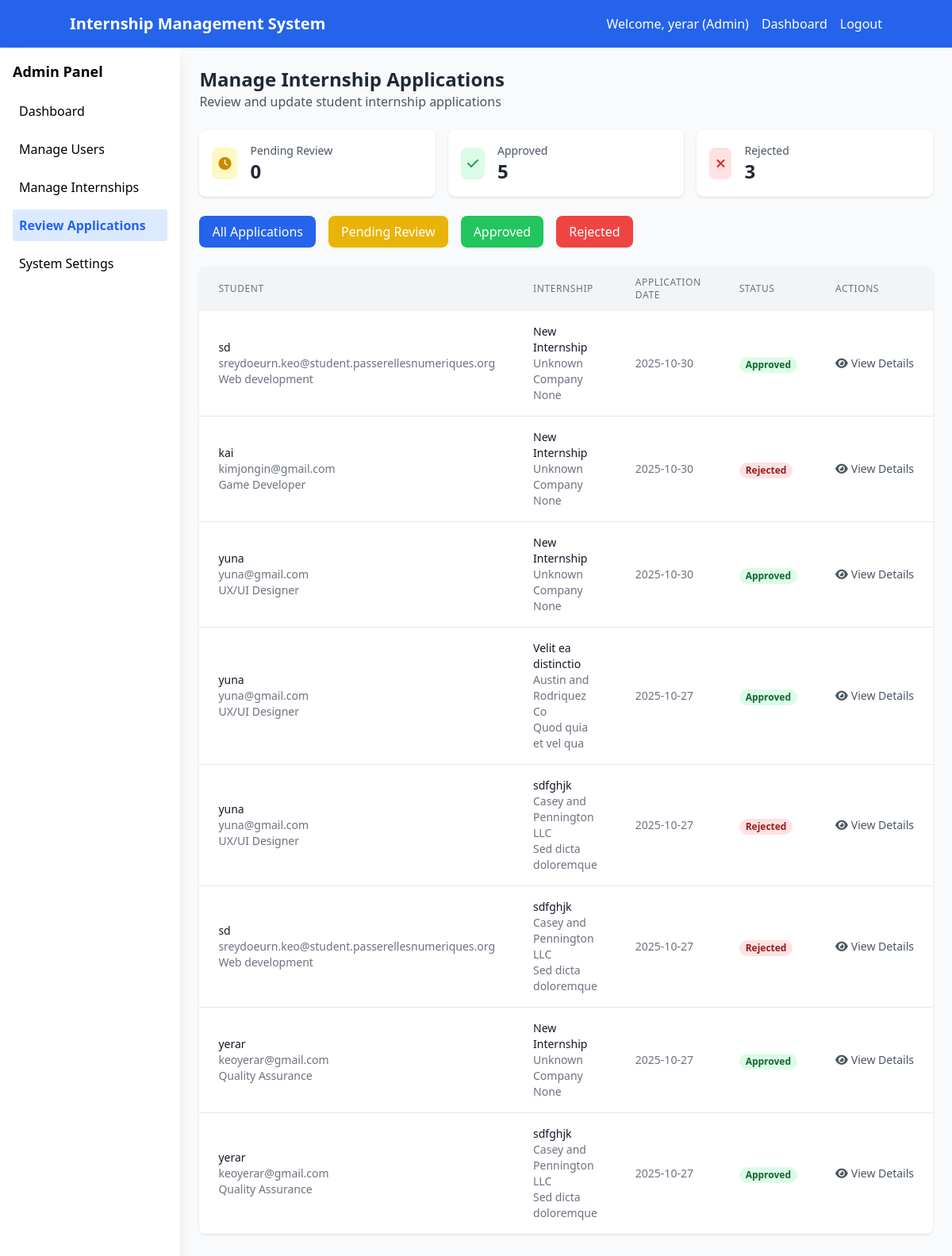
Page /admin/applications (signed in) on the committed database.
### models.py (models this page shows)
class User(Base):
    __tablename__ = "users"
    id = Column(Integer, primary_key=True, index=True)
    email = Column(String(255), unique=True, index=True, nullable=False)
    hashed_password = Column(String(255), nullable=False)
    full_name = Column(String(255), nullable=False)
    role = Column(Enum(UserRole), nullable=False, default=UserRole.STUDENT)
    phone = Column(String(20))
    department = Column(String(255))
    profile_picture = Column(String(500), default="default_avatar.png")
    created_at = Column(DateTime(timezone=True), server_default=func.now())
    is_active = Column(Boolean, default=True)
    created_internships = relationship("Internship", back_populates="creator")
    applications = relationship("InternshipApplication", back_populates="student")
    assigned_tasks = relationship("Task", foreign_keys="Task.student_id", back_populates="student")
    assigned_by_tasks = relationship("Task", foreign_keys="Task.assigned_by", back_populates="assigner")
    student_feedback = relationship("Feedback", foreign_keys="Feedback.student_id", back_populates="student")
    mentor_feedback = relationship("Feedback", foreign_keys="Feedback.mentor_id", back_populates="mentor")

class InternshipApplication(Base):
    __tablename__ = "internship_applications"
    id = Column(Integer, primary_key=True, index=True)
    student_id = Column(Integer, ForeignKey("users.id"), nullable=False)
    internship_id = Column(Integer, ForeignKey("internships.id"), nullable=False)
    application_date = Column(DateTime(timezone=True), server_default=func.now())
    status = Column(Enum(ApplicationStatus), default=ApplicationStatus.PENDING)
    cover_letter = Column(Text)
    resume_url = Column(String(500))
    student = relationship("User", back_populates="applications")
    internship = relationship("Internship", back_populates="applications")

class Internship(Base):
    __tablename__ = "internships"
    id = Column(Integer, primary_key=True, index=True)
    title = Column(String(255), nullable=False)
    description = Column(Text)
    company = Column(String(255), nullable=False)
    location = Column(String(255))
    duration = Column(String(100))
    stipend = Column(String(100))
    requirements = Column(Text)
    created_by = Column(Integer, ForeignKey("users.id"))
    created_at = Column(DateTime(timezone=True), server_default=func.now())
    is_active = Column(Boolean, default=True)
    deadline = Column(DateTime(timezone=True))
    creator = relationship("User", back_populates="created_internships")
    applications = relationship("InternshipApplication", back_populates="internship")
    tasks = relationship("Task", back_populates="internship")
    feedback = relationship("Feedback", back_populates="internship")

### app.py (the view)
@app.get("/admin/applications", response_class=HTMLResponse)
async def admin_applications_page(request: Request, db: Session = Depends(get_db)):
    try:
        user = await get_current_user_from_cookie(request, db)
        if user.role != "admin":
            return RedirectResponse("/dashboard?error=Access denied")
        applications = db.query(models.InternshipApplication)\
            .join(models.User, models.InternshipApplication.student_id == models.User.id)\
            .join(models.Internship, models.InternshipApplication.internship_id == models.Internship.id)\
            .options(
                joinedload(models.InternshipApplication.student),
                joinedload(models.InternshipApplication.internship)
            )\
            .order_by(models.InternshipApplication.application_date.desc())\
            .all()
        stats = crud.get_system_stats(db)
        return templates.TemplateResponse("admin_applications.html", {
            "request": request,
            "user": user,
            "applications": applications,
            "stats": stats
        })
    except Exception as e:
        print(f"Admin applications page error: {e}")
        return RedirectResponse("/login")

### templates/admin_applications.html (shortened to what this page needs)
<!DOCTYPE html>
<html lang="en">
<head>
    <script src="https://cdn.tailwindcss.com"></script>
    <link rel="stylesheet" href="https://cdnjs.cloudflare.com/ajax/libs/font-awesome/6.4.0/css/all.min.css">
</head>
<body class="bg-gray-50">
    <nav class="bg-blue-600 text-white p-4">
        <div class="container mx-auto flex justify-between items-center">
            <h1 class="text-xl font-bold">Internship Management System</h1>
            <div class="flex items-center space-x-4">
                <span>Welcome, {{ user.full_name }} (Admin)</span>
                <a href="/dashboard" class="hover:underline">Dashboard</a>
                <a href="/logout" class="hover:underline">Logout</a>
            </div>
        </div>
    </nav>
    <div class="flex">
        <div class="w-64 bg-white shadow-lg min-h-screen">
            <div class="p-4">
                <h2 class="font-bold text-lg mb-4">Admin Panel</h2>
                <ul class="space-y-2">
                    <li><a href="/admin/dashboard" class="block p-2 hover:bg-blue-50 rounded">Dashboard</a></li>
                    <li><a href="/admin/users" class="block p-2 hover:bg-blue-50 rounded">Manage Users</a></li>
                    <li><a href="/admin/internships" class="block p-2 hover:bg-blue-50 rounded">Manage Internships</a></li>
                    <li><a href="/admin/applications" class="block p-2 bg-blue-100 text-blue-600 rounded font-semibold">Review Applications</a></li>
                    <li><a href="/admin/system" class="block p-2 hover:bg-blue-50 rounded">System Settings</a></li>
                </ul>
            </div>
        </div>
        <div class="flex-1 p-6">
            <div class="mb-6">
                <h1 class="text-2xl font-bold text-gray-800">Manage Internship Applications</h1>
                <p class="text-gray-600">Review and update student internship applications</p>
            </div>
            <div class="grid grid-cols-1 md:grid-cols-3 gap-4 mb-6">
                <div class="bg-white p-4 rounded-lg shadow">
                    <div class="flex items-center">
                        <div class="p-2 bg-yellow-100 rounded-lg">
                            <i class="fas fa-clock text-yellow-600"></i>
                        </div>
                        <div class="ml-4">
                            <p class="text-sm text-gray-600">Pending Review</p>
                            <p class="text-2xl font-bold text-gray-800">
                                {{ applications|selectattr("status", "equalto", "pending")|list|length }}
                            </p>
                        </div>
                    </div>
                </div>
                <div class="bg-white p-4 rounded-lg shadow">
                    <div class="flex items-center">
                        <div class="p-2 bg-green-100 rounded-lg">
                            <i class="fas fa-check text-green-600"></i>
                        </div>
                        <div class="ml-4">
                            <p class="text-sm text-gray-600">Approved</p>
                            <p class="text-2xl font-bold text-gray-800">
                                {{ applications|selectattr("status", "equalto", "approved")|list|length }}
                            </p>
                        </div>
                    </div>
                </div>
                <div class="bg-white p-4 rounded-lg shadow">
                    <div class="flex items-center">
                        <div class="p-2 bg-red-100 rounded-lg">
                            <i class="fas fa-times text-red-600"></i>
                        </div>
                        <div class="ml-4">
                            <p class="text-sm text-gray-600">Rejected</p>
                            <p class="text-2xl font-bold text-gray-800">
                                {{ applications|selectattr("status", "equalto", "rejected")|list|length }}
                            </p>
                        </div>
                    </div>
                </div>
            </div>
            <div class="mb-6 flex space-x-4">
                <button onclick="filterApplications('all')" class="px-4 py-2 bg-blue-600 text-white rounded-lg hover:bg-blue-700">
                    All Applications
                </button>
                <button onclick="filterApplications('pending')" class="px-4 py-2 bg-yellow-500 text-white rounded-lg hover:bg-yellow-600">
                    Pending Review
                </button>
                <button onclick="filterApplications('approved')" class="px-4 py-2 bg-green-500 text-white rounded-lg hover:bg-green-600">
                    Approved
                </button>
                <button onclick="filterApplications('rejected')" class="px-4 py-2 bg-red-500 text-white rounded-lg hover:bg-red-600">
                    Rejected
                </button>
            </div>
            <div class="bg-white rounded-lg shadow overflow-hidden">
                <table class="min-w-full">
                    <thead class="bg-gray-100">
                        <tr>
                            <th class="px-6 py-3 text-left text-xs font-medium text-gray-500 uppercase tracking-wider">Student</th>
                            <th class="px-6 py-3 text-left text-xs font-medium text-gray-500 uppercase tracking-wider">Internship</th>
                            <th class="px-6 py-3 text-left text-xs font-medium text-gray-500 uppercase tracking-wider">Application Date</th>
                            <th class="px-6 py-3 text-left text-xs font-medium text-gray-500 uppercase tracking-wider">Status</th>
                            <th class="px-6 py-3 text-left text-xs font-medium text-gray-500 uppercase tracking-wider">Actions</th>
                        </tr>
                    </thead>
                    <tbody id="applications-list" class="bg-white divide-y divide-gray-200">
                        {% for application in applications %}
                        <tr class="application-item" data-status="{{ application.status }}">
                            <td class="px-6 py-4 whitespace-nowrap">
                                <div class="text-sm font-medium text-gray-900">{{ application.student.full_name }}</div>
                                <div class="text-sm text-gray-500">{{ application.student.email }}</div>
                                <div class="text-sm text-gray-500">{{ application.student.department }}</div>
                            </td>
                            <td class="px-6 py-4">
                                <div class="text-sm font-medium text-gray-900">{{ application.internship.title }}</div>
                                <div class="text-sm text-gray-500">{{ application.internship.company }}</div>
                                <div class="text-sm text-gray-500">{{ application.internship.location }}</div>
                            </td>
                            <td class="px-6 py-4 whitespace-nowrap text-sm text-gray-500">
                                {{ application.application_date.strftime('%Y-%m-%d') }}
                            </td>
                            <td class="px-6 py-4 whitespace-nowrap">
                                <span class="px-2 inline-flex text-xs leading-5 font-semibold rounded-full
                                    {% if application.status == 'approved' %}bg-green-100 text-green-800
                                    {% elif application.status == 'rejected' %}bg-red-100 text-red-800
                                    {% else %}bg-yellow-100 text-yellow-800{% endif %}">
                                    {{ application.status.title() }}
                                </span>
                            </td>
                            <td class="px-6 py-4 whitespace-nowrap text-sm font-medium">
                                <button onclick="viewApplicationDetails({{ application.id }})"
                                        class="text-gray-600 hover:text-gray-900">
                                    <i class="fas fa-eye mr-1"></i>View Details
                                </button>
                            </td>
                        </tr>
                        {% endfor %}
                    </tbody>
                </table>
            </div>
        </div>
    </div>
</body>
</html>

### rows in the picture
User: full_name "yerar"
InternshipApplication: student.full_name "sd", student.email "sreydoeurn.keo@student.passerellesnumeriques.org", student.department "Web development", internship "New Internship", internship.company "Unknown Company", internship.location "None", application_date "2025-10-30", status "Approved"
InternshipApplication: student.full_name "kai", student.email "kimjongin@gmail.com", student.department "Game Developer", internship "New Internship", internship.company "Unknown Company", internship.location "None", application_date "2025-10-30", status "Rejected"
InternshipApplication: student.full_name "yuna", student.email "yuna@gmail.com", student.department "UX/UI Designer", internship "New Internship", internship.company "Unknown Company", internship.location "None", application_date "2025-10-30", status "Approved"
InternshipApplication: student.full_name "yuna", student.email "yuna@gmail.com", student.department "UX/UI Designer", internship "Velit ea distinctio", internship.company "Austin and Rodriquez Co", internship.location "Quod quia et vel qua", application_date "2025-10-27", status "Approved"
InternshipApplication: student.full_name "yuna", student.email "yuna@gmail.com", student.department "UX/UI Designer", internship "sdfghjk", internship.company "Casey and Pennington LLC", internship.location "Sed dicta doloremque", application_date "2025-10-27", status "Rejected"
InternshipApplication: student.full_name "sd", student.email "sreydoeurn.keo@student.passerellesnumeriques.org", student.department "Web development", internship "sdfghjk", internship.company "Casey and Pennington LLC", internship.location "Sed dicta doloremque", application_date "2025-10-27", status "Rejected"
InternshipApplication: student.full_name "yerar", student.email "keoyerar@gmail.com", student.department "Quality Assurance", internship "New Internship", internship.company "Unknown Company", internship.location "None", application_date "2025-10-27", status "Approved"
InternshipApplication: student.full_name "yerar", student.email "keoyerar@gmail.com", student.department "Quality Assurance", internship "sdfghjk", internship.company "Casey and Pennington LLC", internship.location "Sed dicta doloremque", application_date "2025-10-27", status "Approved"

### other values in the picture
{{ applications|selectattr("status", "equalto", "pending")|list|length }} "0"
{{ applications|selectattr("status", "equalto", "approved")|list|length }} "5"
{{ applications|selectattr("status", "equalto", "rejected")|list|length }} "3"
